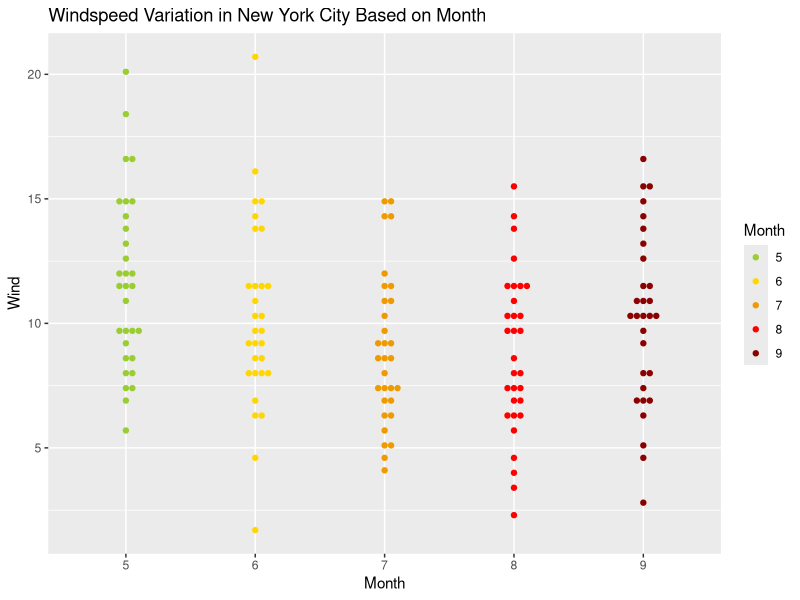
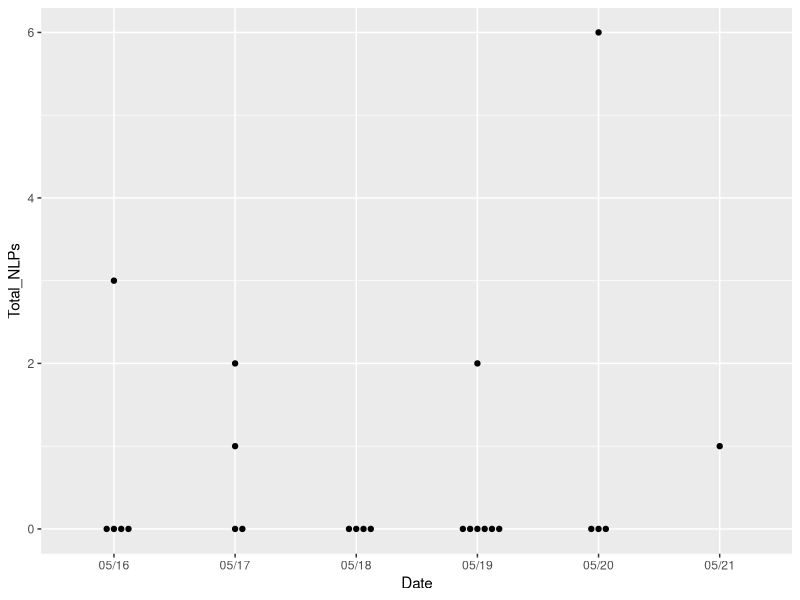
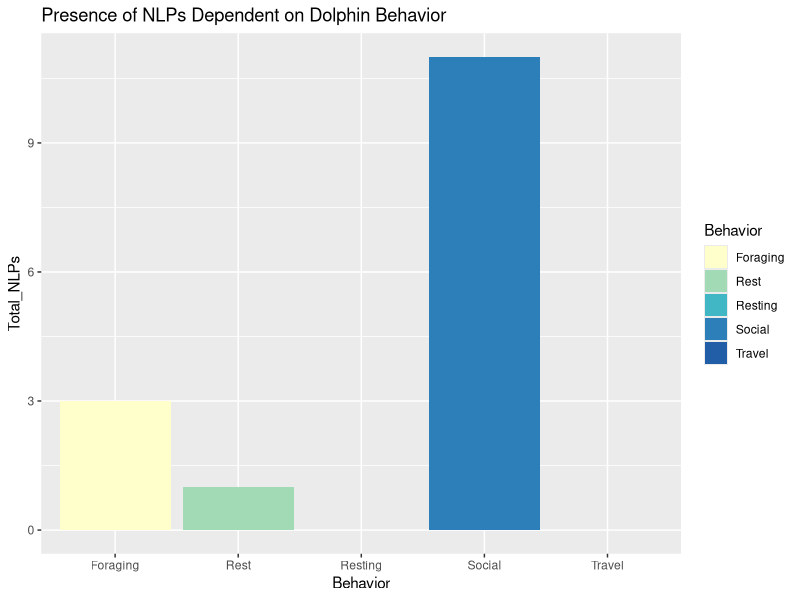

Write the R code that produced these figures, in order.
## ---- chunk 1
knitr::opts_chunk$set(echo = TRUE)
## ---- chunk 2
# loading things area
library(ggplot2)
library(beeswarm)
library(ggbeeswarm)
library(RColorBrewer)
data(airquality)
head(airquality)


## ---- chunk 3
# had a lot of trouble since month is technically a numeric value, but here is how to turn it into a factor
airquality$Month <- factor(airquality$Month)

ggplot(airquality,aes(x=Month, y=Wind, color=Month)) +
  geom_beeswarm()+
  scale_color_manual(values = c("olivedrab3","gold","orange2","red1","darkred"))+
  ggtitle("Windspeed Variation in New York City Based on Month")

## ---- chunk 4
data <- read.csv("NLPsheet2.csv")
ggplot(data=data,aes(x=Date, y=Total_NLPs)) +
  geom_beeswarm()
## ---- chunk 5
ggplot(data, aes(x = Behavior, y = Total_NLPs, fill = Behavior)) + 
  geom_bar(stat = "identity") +
  scale_fill_manual(values = c("#ffffcc", "#a1dab4", "#41b6c4","#2c7fb8", "#225ea8")) +
  ggtitle("Presence of NLPs Dependent on Dolphin Behavior")
